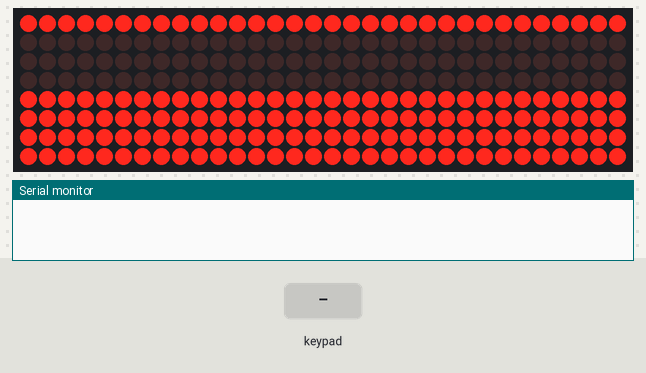
This sketch was run on a simulated Arduino Uno, built with avr-gcc and run on an emulated ATmega328P. On the bench: 32×8 LED matrix, the last lines printed to the serial monitor. The inputs (shaded band) are chosen by the test bench.

Above: at 3.1 s.
5.3 s: keypad keys 7 + 5 = pressed 0.4 s apart
At 7.4 s:
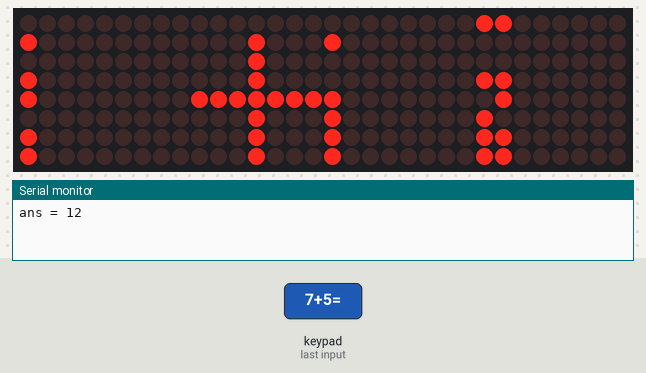
8.4 s: key 'C' pressed
At 9.3 s:
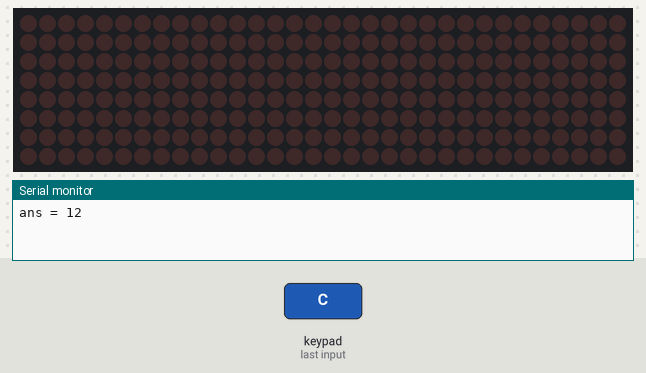
9.9 s: keypad keys 5 4 3 2 * pressed 0.4 s apart
At 12.9 s:
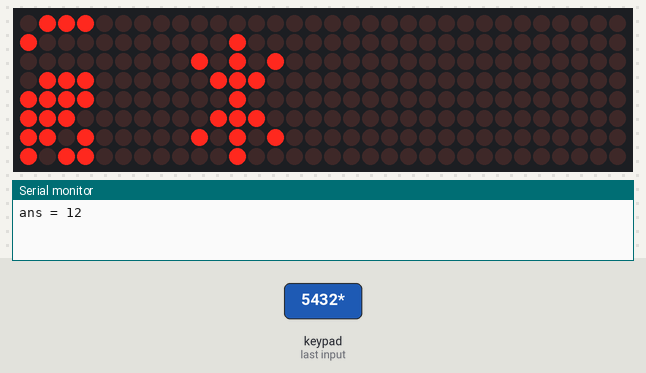
13.4 s: keypad keys 5 4 3 2 = pressed 0.4 s apart
At 16.1 s:
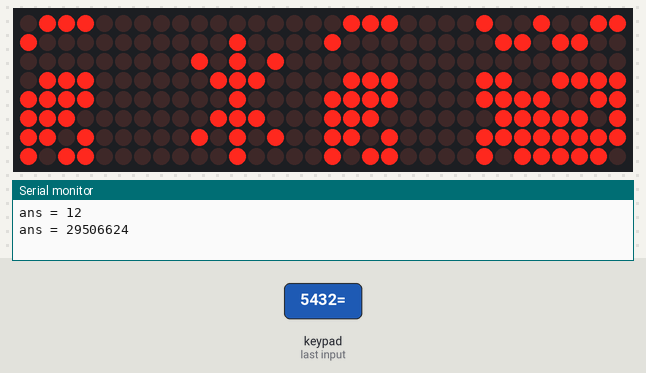
Timing chart, 0 to 17.6 s (numbered marks = the images above; inputs shaded):
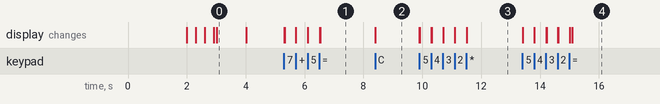

The sketch:

SBcalc.ino
```cpp
// SBcalc.ino : soroban calculator
// 2023.07.07  JA1AOQ/K.Ohe
//
//#include <Key.h>
#include <Keypad.h>
#include "SBlib.hpp"

// for Custom Key Matrix
const byte ROWS = 4; //4行のキーパッドを使用
const byte COLS = 4; //4列のキーパッドを使用

char tenKeys[COLS][ROWS] = {
  {'C','*','/','-'},
  {'9','6','3','+'},
  {'8','5','2','='},
  {'7','4','1','0'},
};

byte rowPins[ROWS] = {5, 4, 3, 2}; //connect to the row pinouts of the keypad
byte colPins[COLS] = {9, 8, 7, 6}; //connect to the column pinouts of the keypad
// make keypad instance
Keypad customKeypad = Keypad( makeKeymap(tenKeys), rowPins, colPins, ROWS, COLS);

enum  STATE_SB {
  OP1 = 0,
  OP2,
  CALC,
};

static char     oprator;
static char     op1[9];
static int16_t  op1_num = 0;
static char     op2[9];
static int16_t  op2_num = 0;
static char     result[sizeof(long)*8+1];;
static int16_t  result_num = 0;
static int16_t  state = OP1;

void initParam()
{
  oprator    = 0;
  op1[0]     = 0x00;
  op1_num    = 0;
  op2[0]     = 0x00;
  op2_num    = 0;
  result[0]  = 0x00;
  result_num = 0;
  state =     OP1;
}

void setup(){
  // init the displa
  Serial.begin(9600);
  while(!Serial);

  lmd.setEnabled(true);
  lmd.setIntensity(2);   // 0 = low, 10 = high
  initParam();
  SBclear();
  drawString("CALC", 4, 0, 0);
  delay(2000);
  SBclearAnimation();
  delay(1000);
  SBclear();
}

void calc(char oprator)
{
  int  digit = 0;
  long ans = 0;

  switch(oprator) {
    case '*' :
      ans = atol(op1) * atol(op2);
      break;
    case '/' :
      ans = atol(op1) / atol(op2);
      break;
    case '+' :
      ans = atol(op1) + atol(op2);
      break;
    case '-' :
      ans = atol(op1) - atol(op2);
      break;
  }
  Serial.print("ans = "); Serial.println(ans);
  ltoa(ans, result, 10);
  //Serial.print("result = "); Serial.println(result);
  if (strlen(result) <= 8) {
    for (int x = 0; x < 8; x++) {
      digit =  result[x] - 0x30;
      if (digit < 0) {
        break;
      } else {
        //Serial.print("digit = "); Serial.println(digit);
        dispSoroban(digit, 24 + x);
      }
    }
  } else {
    drawSprite( font['E' - 32], 24, 0, 8, 8 );
    lmd.display();
  }
}

void loop()
{
  char customKey;

  customKey = customKeypad.getKey();//押されたキーを検出
  if (customKey){
    //Serial.print("key : "); Serial.println(customKey);
    switch(customKey) {
      case '/' :
      case '+' :
      case '-' :
      case '*' :
        if (state == OP1) {
          oprator = customKey;
          drawSprite( font[customKey - 32], 8, 0, 8, 8 );
          lmd.display();
          state = OP2;
        }
        break;
      case '=' :
        // calculation
        if (state == OP2) {
          calc(oprator);
          state = CALC;
        }
        break;
      case 'C' :
        // clear calc result
        initParam();
        SBclear();
        break;
      default :
        // pressed num kwy
        if (customKey >= '0' || customKey <= '9') {
          int16_t digit = customKey - 0x30;
          if (state == OP1 && op1_num < 8) {
            op1[op1_num] = customKey;
            dispSoroban(digit, op1_num);
            op1[++op1_num] = '\0';
          } else if (state == OP2 && op2_num < 8) {
            op2[op2_num] = customKey;
            dispSoroban(digit, 16 + op2_num);
            op2[++op2_num] = '\0';
          }
        } else {
          ;
        }
    }
  }
  delay(1);
}
```

SBlib.cpp
```cpp
// SBclib.cpp : soroban calculator library
// 2023.07.07  JA1AOQ/K.Ohe
//
#include <Arduino.h>

#include "SBlib.hpp"

const uint8_t LEDMATRIX_CS_PIN    = 10;                          // CS
const int     LEDMATRIX_SEGMENTS  = 4;                           // 4 keta
const int     LEDMATRIX_WIDTH     = LEDMATRIX_SEGMENTS * 8;      // 8 dots

// The LEDMatrixDriver class instance
LEDMatrixDriver lmd(LEDMATRIX_SEGMENTS, LEDMATRIX_CS_PIN);

uint8_t soroban[10] = {
    0b10001111,         // 0
    0b10010111,         // 1
    0b10011011,         // 2
    0b10011101,         // 3
    0b10011110,         // 4
    0b01001111,         // 5
    0b01010111,         // 6
    0b01011011,         // 7
    0b01011101,         // 8
    0b01011110,         // 9
};

// This is the font definition. You can use http://gurgleapps.com/tools/matrix to create your own font or sprites.
byte font[95][8] = { {0,0,0,0,0,0,0,0}, // SPACE
                     {0x10,0x18,0x18,0x18,0x18,0x00,0x18,0x18}, // EXCL
                     {0x28,0x28,0x08,0x00,0x00,0x00,0x00,0x00}, // QUOT
                     {0x00,0x0a,0x7f,0x14,0x28,0xfe,0x50,0x00}, // #
                     {0x10,0x38,0x54,0x70,0x1c,0x54,0x38,0x10}, // $
                     {0x00,0x60,0x66,0x08,0x10,0x66,0x06,0x00}, // %
                     {0,0,0,0,0,0,0,0}, // &
                     {0x00,0x10,0x18,0x18,0x08,0x00,0x00,0x00}, // '
                     {0x02,0x04,0x08,0x08,0x08,0x08,0x08,0x04}, // (
                     {0x40,0x20,0x10,0x10,0x10,0x10,0x10,0x20}, // )
                     {0x00,0x10,0x54,0x38,0x10,0x38,0x54,0x10}, // *
                     {0x00,0x08,0x08,0x08,0x7f,0x08,0x08,0x08}, // +
                     {0x00,0x00,0x00,0x00,0x00,0x18,0x18,0x08}, // COMMA
                     {0x00,0x00,0x00,0x00,0x7e,0x00,0x00,0x00}, // -
                     {0x00,0x00,0x00,0x00,0x00,0x00,0x06,0x06}, // DOT
                     {0x00,0x04,0x04,0x08,0x10,0x20,0x40,0x40}, // /
                     {0x00,0x38,0x44,0x4c,0x54,0x64,0x44,0x38}, // 0
                     {0x04,0x0c,0x14,0x24,0x04,0x04,0x04,0x04}, // 1
                     {0x00,0x30,0x48,0x04,0x04,0x38,0x40,0x7c}, // 2
                     {0x00,0x38,0x04,0x04,0x18,0x04,0x44,0x38}, // 3
                     {0x00,0x04,0x0c,0x14,0x24,0x7e,0x04,0x04}, // 4
                     {0x00,0x7c,0x40,0x40,0x78,0x04,0x04,0x38}, // 5
                     {0x00,0x38,0x40,0x40,0x78,0x44,0x44,0x38}, // 6
                     {0x00,0x7c,0x04,0x04,0x08,0x08,0x10,0x10}, // 7
                     {0x00,0x3c,0x44,0x44,0x38,0x44,0x44,0x78}, // 8
                     {0x00,0x38,0x44,0x44,0x3c,0x04,0x04,0x78}, // 9
                     {0x00,0x18,0x18,0x00,0x00,0x18,0x18,0x00}, // :
                     {0x00,0x18,0x18,0x00,0x00,0x18,0x18,0x08}, // ;
                     {0x00,0x10,0x20,0x40,0x80,0x40,0x20,0x10}, // <
                     {0x00,0x00,0x7e,0x00,0x00,0xfc,0x00,0x00}, // =
                     {0x00,0x08,0x04,0x02,0x01,0x02,0x04,0x08}, // >
                     {0x00,0x38,0x44,0x04,0x08,0x10,0x00,0x10}, // ?
                     {0x00,0x30,0x48,0xba,0xba,0x84,0x78,0x00}, // @
                     {0x00,0x1c,0x22,0x42,0x42,0x7e,0x42,0x42}, // A
                     {0x00,0x78,0x44,0x44,0x78,0x44,0x44,0x7c}, // B
                     {0x00,0x3c,0x44,0x40,0x40,0x40,0x44,0x7c}, // C
                     {0x00,0x7c,0x42,0x42,0x42,0x42,0x44,0x78}, // D
                     {0x00,0x78,0x40,0x40,0x70,0x40,0x40,0x7c}, // E
                     {0x00,0x7c,0x40,0x40,0x78,0x40,0x40,0x40}, // F
                     {0x00,0x3c,0x40,0x40,0x5c,0x44,0x44,0x78}, // G
                     {0x00,0x42,0x42,0x42,0x7e,0x42,0x42,0x42}, // H
                     {0x00,0x7c,0x10,0x10,0x10,0x10,0x10,0x7e}, // I
                     {0x00,0x7e,0x02,0x02,0x02,0x02,0x04,0x38}, // J
                     {0x00,0x44,0x48,0x50,0x60,0x50,0x48,0x44}, // K
                     {0x00,0x40,0x40,0x40,0x40,0x40,0x40,0x7c}, // L
                     {0x00,0x82,0xc6,0xaa,0x92,0x82,0x82,0x82}, // M
                     {0x00,0x42,0x42,0x62,0x52,0x4a,0x46,0x42}, // N
                     {0x00,0x3c,0x42,0x42,0x42,0x42,0x44,0x38}, // O
                     {0x00,0x78,0x44,0x44,0x48,0x70,0x40,0x40}, // P
                     {0x00,0x3c,0x42,0x42,0x52,0x4a,0x44,0x3a}, // Q
                     {0x00,0x78,0x44,0x44,0x78,0x50,0x48,0x44}, // R
                     {0x00,0x38,0x40,0x40,0x38,0x04,0x04,0x78}, // S
                     {0x00,0x7e,0x90,0x10,0x10,0x10,0x10,0x10}, // T
                     {0x00,0x42,0x42,0x42,0x42,0x42,0x42,0x3e}, // U
                     {0x00,0x42,0x42,0x42,0x42,0x44,0x28,0x10}, // V
                     {0x80,0x82,0x82,0x92,0x92,0x92,0x94,0x78}, // W
                     {0x00,0x42,0x42,0x24,0x18,0x24,0x42,0x42}, // X
                     {0x00,0x44,0x44,0x28,0x10,0x10,0x10,0x10}, // Y
                     {0x00,0x7c,0x04,0x08,0x7c,0x20,0x40,0xfe}, // Z
                      // (the font does not contain any lower case letters. you can add your own.)
                  };    // {}, //


void SBclear()
{
    //SBclearAnimation()
    lmd.clear();
    lmd.display();
}

void SBclearAnimation()
{
    for (int x = 0; x < 32; x++) {
        dispSoroban(5, x);
        delay(5);
    }
    for (int x = 0; x < 32; x++) {
        dispSoroban(0, x);
        delay(5);
    }
}

void dispSoroban(uint8_t num, int16_t col)
{
    uint8_t col_mask = 0b10000000;
    //Serial.println(num);
    for (int i = 0; i < 8; i++) {
        if (col_mask & soroban[num]) {
        lmd.setPixel(col , i , true);
        } else {
        lmd.setPixel(col , i , false);
        }
        lmd.display();
        delay(1);
        col_mask >>= 1;
    }
}

void led_test()
{
    for (int x = 0; x < 32; x++) {
        for (int y = 0; y < 8; y++) {
        lmd.setPixel(x , y , true );
        lmd.display();
        delay(5);
        }
    }
    for (int x = 0; x < 32; x++) {
        for (int y = 0; y < 8; y++) {
        lmd.setPixel(x , y , false );
        lmd.display();
        delay(5);
        }
    }
}

/**
 * This function draws a string of the given length to the given position.
 */
void drawString(const char* text, int len, int x, int y )
{
    for( int idx = 0; idx < len; idx ++ )
    {
        int c = text[idx] - 32;

        // stop if char is outside visible area
        if( x + idx * 8  > LEDMATRIX_WIDTH )
        return;

        // only draw if char is visible
        if( 8 + x + idx * 8 > 0 )
        drawSprite( font[c], x + idx * 8, y, 8, 8 );
    }
    lmd.display();
}

/**
 * This draws a sprite to the given position using the width and height supplied (usually 8x8)
 */
void drawSprite( byte* sprite, int x, int y, int width, int height )
{
    // The mask is used to get the column bit from the sprite row
    byte mask = B10000000;

    for( int iy = 0; iy < height; iy++ )
    {
        for( int ix = 0; ix < width; ix++ )
        {
        lmd.setPixel(x + ix, y + iy, (bool)(sprite[iy] & mask ));

        // shift the mask by one pixel to the right
        mask = mask >> 1;
        }

        // reset column mask
        mask = B10000000;
    }
}
```

SBlib.hpp
```cpp
// SBlib.hpp : library fo soroban
// 2023.07.07  JA1AOQ/K.Ohe
//
#include <LEDMatrixDriver.hpp>

extern byte font[95][8];
extern void SBclear(void);
extern void SBclearAnimation(void);
extern void dispSoroban(uint8_t , int16_t);
extern void led_test(void);
extern void drawString(const char* , int, int, int);
extern void drawSprite( byte* , int, int, int, int);

extern LEDMatrixDriver lmd;
```

Measured:
- after the input at 5.3 s, the display: first changes at once (image 1 shows a later state)
- after the input at 8.4 s, the display: changes at once (image 2)
- after the input at 9.9 s, the display: first changes at once (image 3 shows a later state)
- after the input at 13.4 s, the display: first changes at once (image 4 shows a later state)
- what the display in image 0 shows lasts 1.0 s, from 3.0 s to 4.0 s
